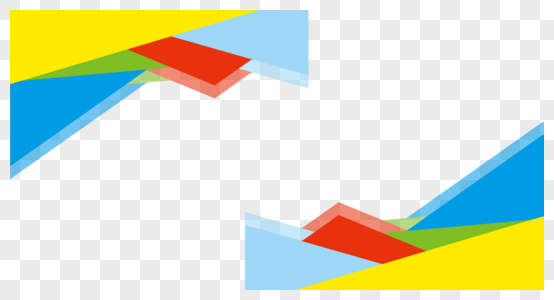
#> input picture images/geometry.png, 554 x 300 px
$ jupyter execute Basics.ipynb
#> lines starting #> are read from the running program, lines starting #| are printed output that depends on the picture
### opencv_/utils.py
import cv2
import numpy as np
from matplotlib import pyplot as plt


def show(img: np.ndarray, dpi=100, title=None) -> None:
    img_rgb = cv2.cvtColor(img, cv2.COLOR_BGR2RGB)
    plt.figure(dpi=dpi)
    plt.imshow(img_rgb)
    if title is not None:
        plt.title(title)
    plt.show()

### opencv_/Basics.ipynb
[cell 1]
import cv2
from opencv_.utils import show

[cell 2]
image = cv2.imread('../images/geometry.png', 1)
#> image is the input picture: shape (300, 554, 3); mean B, G, R 202.4, 225.2, 217.4
show(image)

[cell 3]
image = cv2.imread('../images/geometry.png', 0)
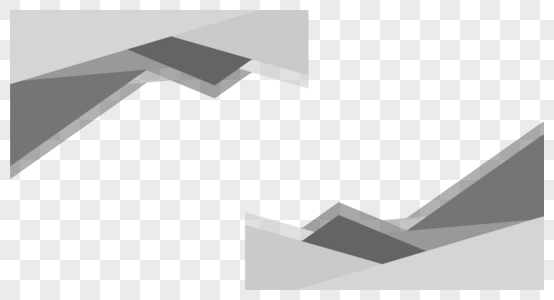
#> image: shape (300, 554); min 97, max 255, mean 220.1
show(image)

[cell 4]
image = cv2.imread('../images/geometry.png', -1)
show(image)

[cell 5]
h, w = image.shape[:2]
#> h = 300; w = 554
M = cv2.getRotationMatrix2D((w / 2, h / 2), 45, 1.0)
M

[cell 6]
M += [[0, 0, 50],
      [0, 0, 200]]
M

[cell 7]
rotated = cv2.warpAffine(image, M, (w + 100, h+400))
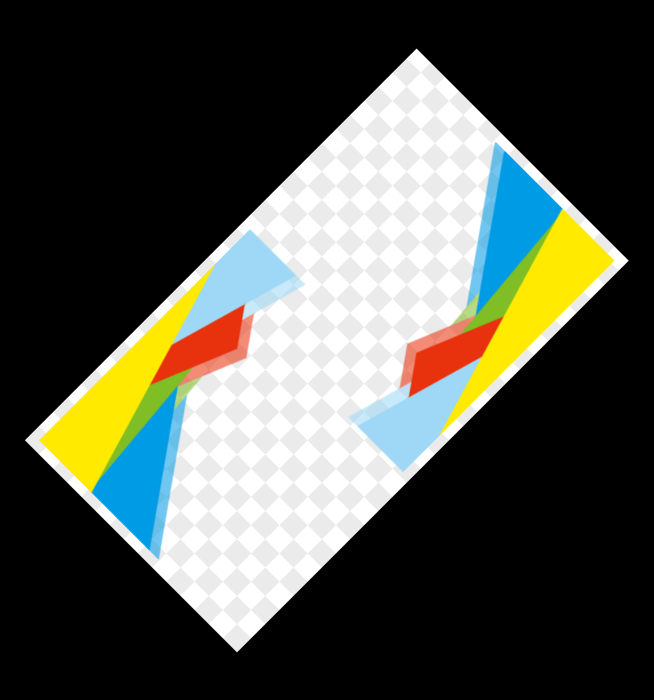
#> rotated: shape (700, 654, 3); mean B, G, R 73.5, 81.8, 78.9
show(rotated)
